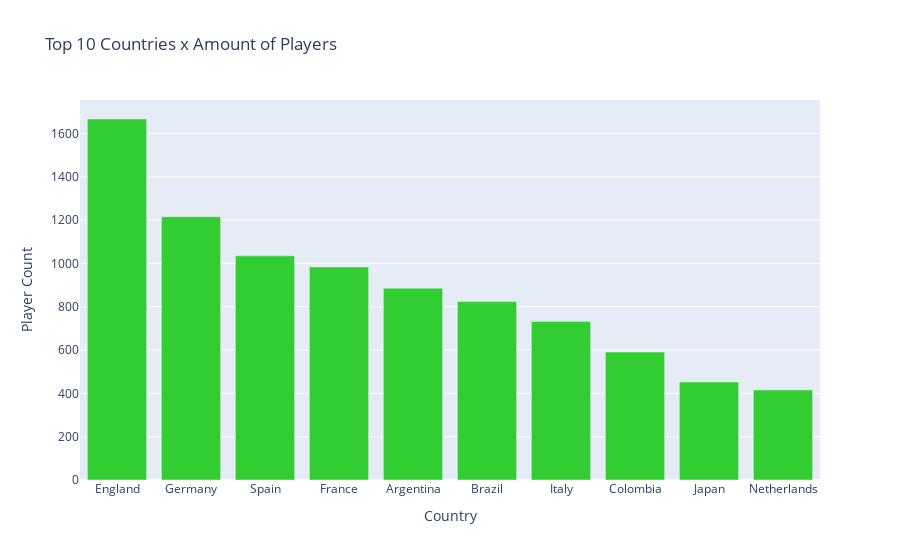

Source (notebook cell):
### Code cell
fig = px.bar(top_10_countries, color_discrete_sequence=['limegreen'], labels={'nationality': "Country", 'value': 'Player Count', 'variable':'Variable'}, title='Top 10 Countries x Amount of Players')
fig.update_layout(showlegend=False)
fig.show()

### Figure 1 — Plotly figure (JSON) as saved in the notebook; plotly's stock layout.template omitted (floating-point values rounded to 4 significant figures)
{"data": [{"alignmentgroup": "True", "hovertemplate": "Variable=name<br>Country=%{x}<br>Player Count=%{y}<extra></extra>", "legendgroup": "name", "marker": {"color": "limegreen", "pattern": {"shape": ""}}, "name": "name", "offsetgroup": "name", "orientation": "v", "showlegend": true, "textposition": "auto", "type": "bar", "x": ["England", "Germany", "Spain", "France", "Argentina", "Brazil", "Italy", "Colombia", "Japan", "Netherlands"], "xaxis": "x", "y": [1667, 1216, 1035, 984, 886, 824, 732, 591, 453, 416], "yaxis": "y"}], "layout": {"barmode": "relative", "legend": {"title": {"text": "Variable"}, "tracegroupgap": 0}, "showlegend": false, "title": {"text": "Top 10 Countries x Amount of Players"}, "xaxis": {"anchor": "y", "domain": [0, 1], "title": {"text": "Country"}}, "yaxis": {"anchor": "x", "domain": [0, 1], "title": {"text": "Player Count"}}}}
